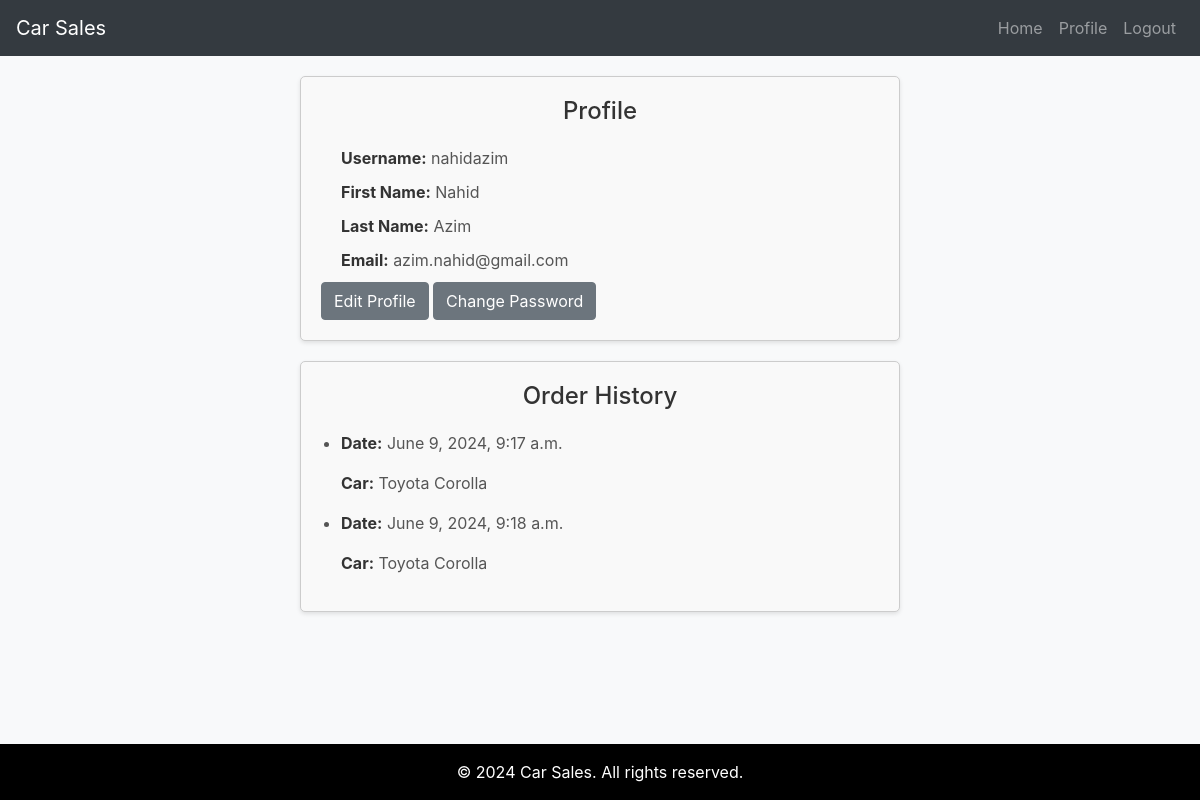
The app's page /users/profile/ (signed in) with its own data.
### cars/models.py (models this page shows, shortened)
class Order(models.Model):
    user = models.ForeignKey(User, on_delete=models.CASCADE)
    car = models.ForeignKey(Car, on_delete=models.CASCADE)
    date = models.DateTimeField(auto_now_add=True)

class Car(models.Model):
    brand = models.ForeignKey(Brand, on_delete=models.CASCADE)
    name = models.CharField(max_length=255)
    description = models.TextField()
    price = models.DecimalField(max_digits=10, decimal_places=2)
    image = models.ImageField(upload_to='car_images/')
    quantity = models.PositiveIntegerField()
    def __str__(self):
        return self.name

### users/views.py (the view)
# urls.py: path('profile/', profile, name='profile'),
@login_required
def profile(request):
    orders = Order.objects.filter(user=request.user)
    return render(request, 'users/profile.html', {'orders': orders})

### users/templates/users/profile.html
{% extends "base_generic.html" %}
{% block content %}
  <div class="profile-section">
    <h2>Profile</h2>
    <div class="profile-details">
      <p><strong>Username:</strong> {{ user.username }}</p>
      <p><strong>First Name:</strong> {{ user.first_name }}</p>
      <p><strong>Last Name:</strong> {{ user.last_name }}</p>
      <p><strong>Email:</strong> {{ user.email }}</p>
    </div>
    <div class="profile-actions">
      <a href="{% url 'edit_profile' %}" class="btn btn-secondary">Edit Profile</a>
      <a href="{% url 'change_password' %}" class="btn btn-secondary">Change Password</a>
    </div>
  </div>
  <div class="order-history">
    <h2>Order History</h2>
    {% if orders %}
      <ul>
        {% for order in orders %}
          <li>
            <p><strong>Date:</strong> {{ order.date }}</p>
            <p><strong>Car:</strong> {{ order.car }}</p>
          </li>
        {% endfor %}
      </ul>
    {% else %}
      <p>No orders yet.</p>
    {% endif %}
  </div>
{% endblock %}

### static/css/style.css (style rules this page uses)
body { background-color: #f8f9fa; }

### static/css/auth_style.css (style rules this page uses)
.profile-section, .order-history { max-width: 600px; margin: auto; padding: 20px; border: 1px solid #ccc; border-radius: 5px; background-color: #f9f9f9; box-shadow: 0 2px 4px rgba(0, 0, 0, 0.1); margin-bottom: 20px; }
.profile-section h2, .order-history h2 { font-size: 24px; text-align: center; color: #333; margin-bottom: 20px; }
.profile-details, .order-history ul { padding-left: 20px; }
.profile-details p, .order-history li { font-size: 16px; margin-bottom: 10px; color: #555; }
.profile-details strong, .order-history strong { color: #333; }
html { height: 100%; position: relative; }
body { margin: 0; padding: 0; min-height: 100%; display: flex; flex-direction: column; }

### records on screen
Order: date "June 9, 2024, 9:17 a.m.", car "Toyota Corolla"
Order: date "June 9, 2024, 9:18 a.m.", car "Toyota Corolla"

### other values on screen
{{ user.username }} "nahidazim"
{{ user.first_name }} "Nahid"
{{ user.last_name }} "Azim"
{{ user.email }} "azim.nahid@gmail.com"
